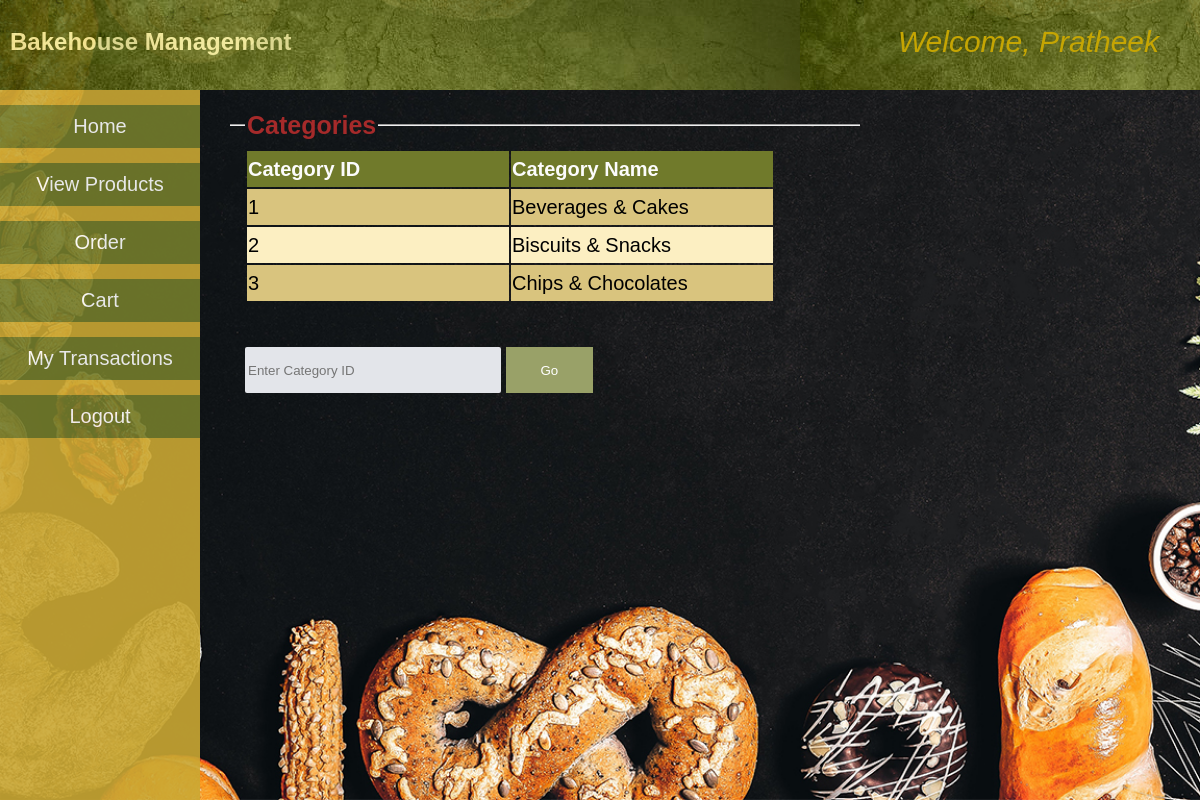
Screenshot of /order.php (signed in) with the database file from the repository.
### tables this page shows
CREATE TABLE `categories` (
  `category_id` int(11) NOT NULL,
  `category_name` varchar(20) DEFAULT NULL
);

### order.php (the view, shortened to what this page needs)
<!DOCTYPE html>
<html>
<head>
	<link rel='stylesheet' href="css/style.css">
</head>
<body>
	<div class="topStyle">
		<h2 style="color:#f2ed9d;">Bakehouse Management</h2>
		<a class='userNameDisplay'>Welcome, <?php echo $_SESSION['loginUser']; ?></a>
	</div>
	<div class='sidebar'>
		<button onclick="location.href='customerHome.php'">Home</button>
		<button onclick="location.href='viewProductsCustomer.php'">View Products</button>
		<button onclick="location.href='order.php'">Order</button>
		<button onclick="location.href='cart.php'">Cart</button>
		<button onclick="location.href='customerViewTransactions.php'">My Transactions</button>
		<button onclick="location.href='logout.php'">Logout</button>
	</div>
<div class='container'>
	<fieldset><legend><b>Categories</b></legend>
		<table><tr><th>Category ID</th><th>Category Name</th></tr>
		<?php
			$conn=mysqli_connect("localhost","root","","wholesale");
			$sql="select * from categories";
			$result=mysqli_query($conn,$sql);
			while($row=mysqli_fetch_assoc($result)){
				echo "<tr><td>".$row['category_id']."</td><td>".$row['category_name']."</td></tr>";
			}
			echo "</table><br>";
		?>
		<form action="<?php echo $_SERVER['PHP_SELF']; ?>" method='get'>
			<input class='formInputItem' type=text name="catID" placeholder="Enter Category ID" required><input class='goBtn' type=submit name='submit' value='Go'>
		</form><br><br>
	</fieldset>
</div>
</body>
</html>

### css/style.css (style rules this page uses)
.topStyle { top:0; padding:10px; position:fixed; left:0; height:70px; width:100%; background-image:url("top-bg1.jpg"); background-color: #303030; z-index: 10; opacity:0.9; }
.sidebar { display: block; position:fixed; margin-top:70px; top:20px; left:0; padding-top:15px; width:200px; height:100%; background-color: #caa833; z-index:5; opacity:0.9; }
.container { position:absolute; margin-top: 70px; margin-left:200px; margin-right:0; padding: 30px 20px 20px 20px; z-index: 1; }
.container form { line-height: 2em; display: block; }
.container table { text-align:left; font-style:normal; }
.container table td { vertical-align:top; }
.container table tr:nth-child(odd) { background-color: #fcefc2; }
.container table tr:nth-child(even) { background-color: #d9c47e; }
.container table th { min-width:13em; color:#fcfcfc; background-color: #707a2b; }
.container fieldset { min-height: 200px; min-width:30em; font-size: 20px; font-style:italic; line-height: 1.7em; border-left:none; border-right:none; border-bottom:none; }
.container fieldset legend { font-size: 25px; color:brown; font-style:normal; }
.sidebar button { text-decoration: none; border:none; background-color: #747d2c; padding:10px; height:20px auto; font-size: 20px; cursor:pointer; width:200px; margin-bottom:15px; color:white; }
.userNameDisplay { top:30px; right:5%; position:absolute; color:#d9b500; font-style:italic; font-size: 30px; }
body { top:0; left:0; background-color: #fcfcfc; font-family:sans-serif; line-height: 1.5em; }
.formInputItem { padding:3px; width:250px; border:0px; border-radius: 2px; outline:none; background-color:#e3e5ea; display: inline-block; height:40px; margin-top:10px; margin-right: 5px; }
.goBtn { min-width:6.5em; height:3.5em; border:none; background-color:#99a168; color:white; cursor:pointer; }
body { background-image:url("e.jpg"); background-size:cover; background-repeat: no-repeat; background-attachment: fixed; }

### rows the page displays
categories: category_id "1", category_name "Beverages & Cakes"
categories: category_id "2", category_name "Biscuits & Snacks"
categories: category_id "3", category_name "Chips & Chocolates"

### other values shown
$_SESSION['loginUser'] "Pratheek"
